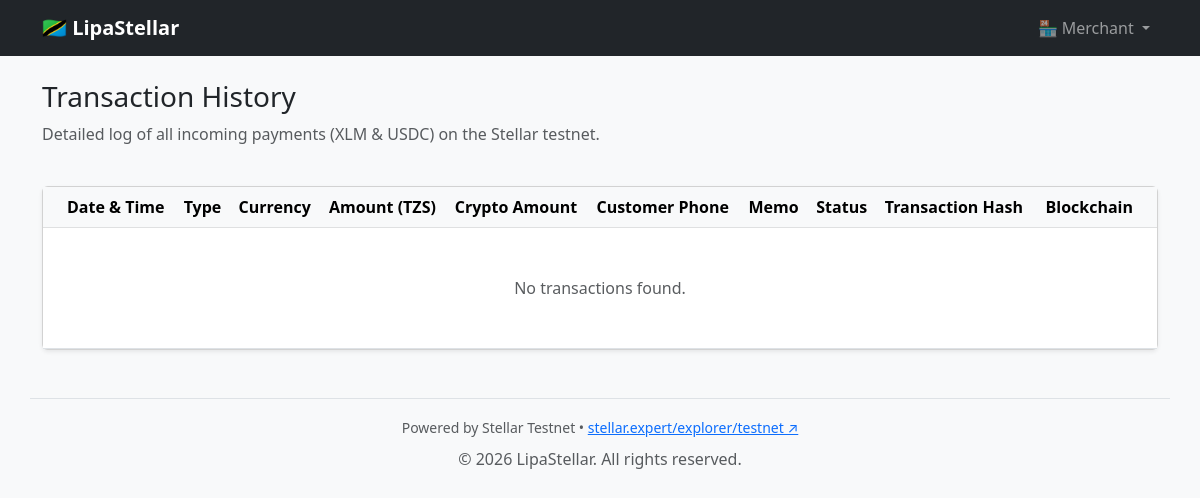
/history/ (signed in), run on an earlier commit of the app's database.
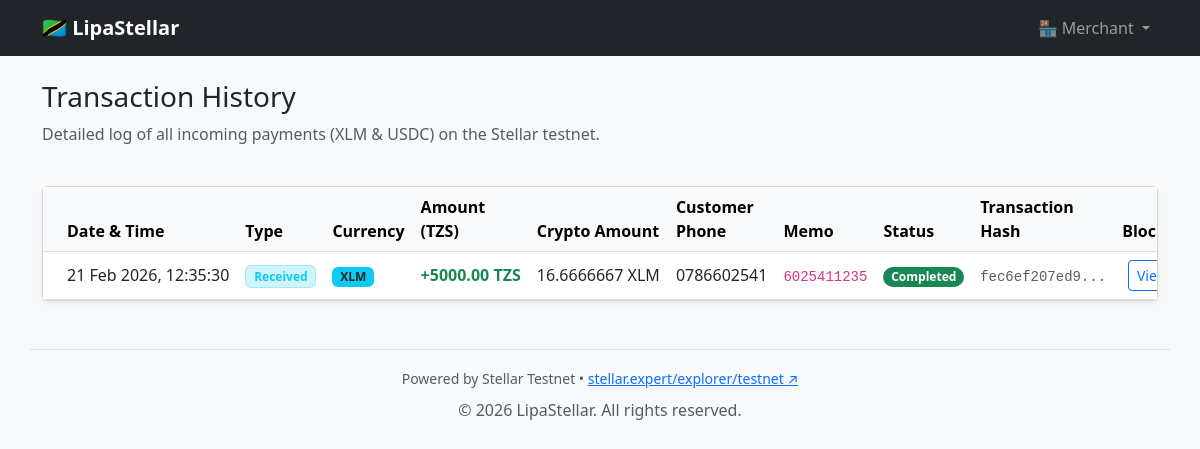
And on a later commit of the database.
### payments/models.py (models this page shows, shortened)
class Transaction(models.Model):
    STATUS_CHOICES = [
        ('pending', 'Pending'),
        ('completed', 'Completed'),
        ('failed', 'Failed'),
    ]
    DIRECTION_CHOICES = [
        ('inbound', 'Inbound'),
        ('outbound', 'Outbound'),
    ]
    merchant = models.ForeignKey(Merchant, on_delete=models.CASCADE)
    transaction_hash = models.CharField(max_length=64)
    amount_tzs = models.DecimalField(max_digits=12, decimal_places=2)
    amount_xlm = models.DecimalField(max_digits=12, decimal_places=7, null=True, blank=True)
    amount_usdc = models.DecimalField(max_digits=12, decimal_places=7, null=True, blank=True)
    customer_phone = models.CharField(max_length=15, blank=True, default='')
    memo = models.CharField(max_length=28)
    status = models.CharField(max_length=10, choices=STATUS_CHOICES, default='completed')
    direction = models.CharField(max_length=10, choices=DIRECTION_CHOICES, default='inbound')
    created_at = models.DateTimeField(auto_now_add=True)
    customer_app = models.ForeignKey(
        Customer,
        null=True, blank=True,
        on_delete=models.SET_NULL,
        related_name='app_transactions',
        limit_choices_to={'customer_type': 'app'},
    )
    customer_wallet_public_key = models.CharField(max_length=56, null=True, blank=True)
    @property
    def currency(self):
        if self.amount_usdc is not None:
            return 'USDC'
        return 'XLM'

### payments/views.py (the view)
# urls.py: path('history/', views.transaction_history, name='transaction_history'),
@login_required
def transaction_history(request):
    merchant = request.user.merchant
    transactions = Transaction.objects.filter(merchant=merchant).order_by('-created_at')
    context = {
        'transactions': transactions,
        'explorer_url': settings.TESTNET_EXPLORER_URL,
    }
    return render(request, 'payments/transaction_history.html', context)

### payments/context_processors.py (called while the page is built)
def stellar_settings(request):
    return {
        'TESTNET_EXPLORER_URL': settings.TESTNET_EXPLORER_URL,
    }

def session_customer(request):
    from payments.models import Customer
    phone = request.session.get('customer_phone')
    customer = None
    if phone:
        customer = Customer.objects.filter(
            phone_number=phone, customer_type='app', is_active=True
        ).first()
    return {'session_customer': customer}

### payments/templates/payments/transaction_history.html (shortened to what the changed rows need)
{% extends 'payments/base.html' %}
{% block content %}
<div class="row mb-4">
    <div class="col-md-12">
        <h1 class="h3">Transaction History</h1>
    </div>
</div>
<div class="row">
    <div class="col-md-12">
        <div class="card shadow-sm">
            <div class="card-body p-0">
                <div class="table-responsive">
                    <table class="table table-hover align-middle mb-0">
                        <thead class="table-light">
                            <tr>
                                <th class="ps-4">Date & Time</th>
                                <th>Type</th>
                                <th>Currency</th>
                                <th>Amount (TZS)</th>
                                <th>Crypto Amount</th>
                                <th>Customer Phone</th>
                                <th>Memo</th>
                                <th>Status</th>
                                <th>Transaction Hash</th>
                                <th class="text-end pe-4">Blockchain</th>
                            </tr>
                        </thead>
                        <tbody>
                            {% for tx in transactions %}
                            <tr>
                                <td class="ps-4 text-nowrap">
                                    {{ tx.created_at|date:"d M Y, H:i:s" }}
                                </td>
                                <td>
                                    {% if tx.direction == 'inbound' %}
                                    <span class="badge bg-info-subtle text-info border border-info-subtle">Received</span>
                                    {% else %}
                                    <span class="badge bg-warning-subtle text-warning border border-warning-subtle">Sent</span>
                                    {% endif %}
                                </td>
                                <td>
                                    {% if tx.currency == 'USDC' %}
                                    <span class="badge bg-success">USDC</span>
                                    {% else %}
                                    <span class="badge bg-info text-dark">XLM</span>
                                    {% endif %}
                                </td>
                                <td class="fw-bold text-nowrap {% if tx.direction == 'inbound' %}text-success{% else %}text-danger{% endif %}">
                                    {% if tx.direction == 'inbound' %}+{% else %}-{% endif %}{{ tx.amount_tzs }} TZS
                                </td>
                                <td class="text-nowrap">
                                    {% if tx.currency == 'USDC' %}
                                        {{ tx.amount_usdc|floatformat:7 }} USDC
                                    {% else %}
                                        {{ tx.amount_xlm|floatformat:7 }} XLM
                                    {% endif %}
                                </td>
                                <td>{{ tx.customer_phone }}</td>
                                <td><code>{{ tx.memo }}</code></td>
                                <td><span class="badge bg-success rounded-pill">Completed</span></td>
                                <td><code class="small text-muted">{{ tx.transaction_hash|slice:":12" }}...</code></td>
                                <td class="text-end pe-4">
                                    <a href="{{ TESTNET_EXPLORER_URL }}/tx/{{ tx.transaction_hash }}" target="_blank" class="btn btn-sm btn-outline-primary">
                                        View Tx ↗
                                    </a>
                                </td>
                            </tr>
                            {% empty %}
                            <tr>
                                <td colspan="10" class="text-center py-5 text-muted">
                                    No transactions found.
                                </td>
                            </tr>
                            {% endfor %}
                        </tbody>
                    </table>
                </div>
            </div>
        </div>
    </div>
</div>
{% endblock %}

What changed in the data, as far as the page shows it:
added Transaction: created_at "21 Feb 2026, 12:35:30", direction "Received", shows "XLM", amount_tzs "5000.00", amount_xlm "16.6666667", customer_phone "0786602541", memo "6025411235", transaction_hash "fec6ef207ed9"
Also different on the page:
text no longer shown: "No transactions found."
